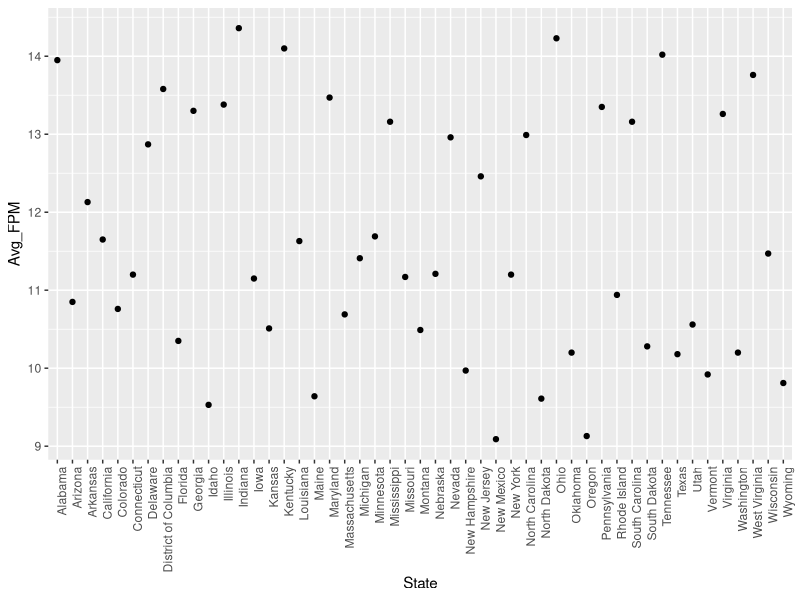
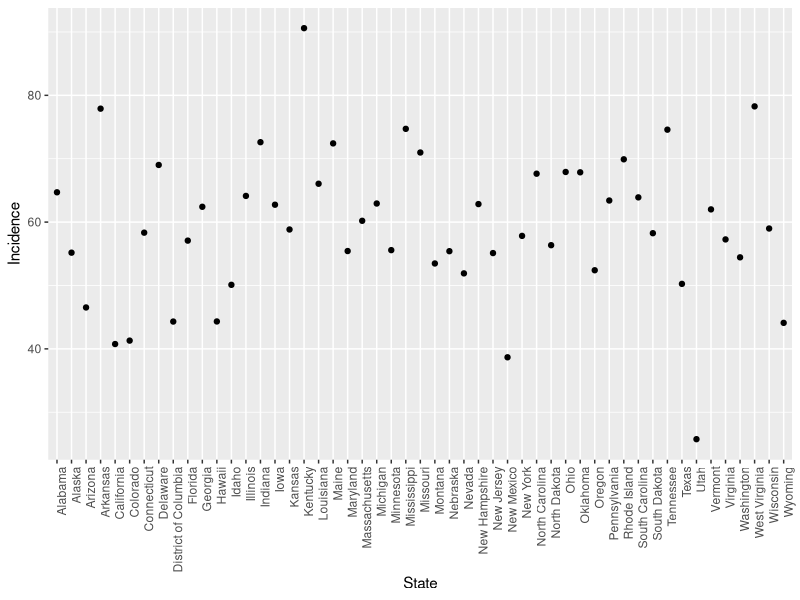
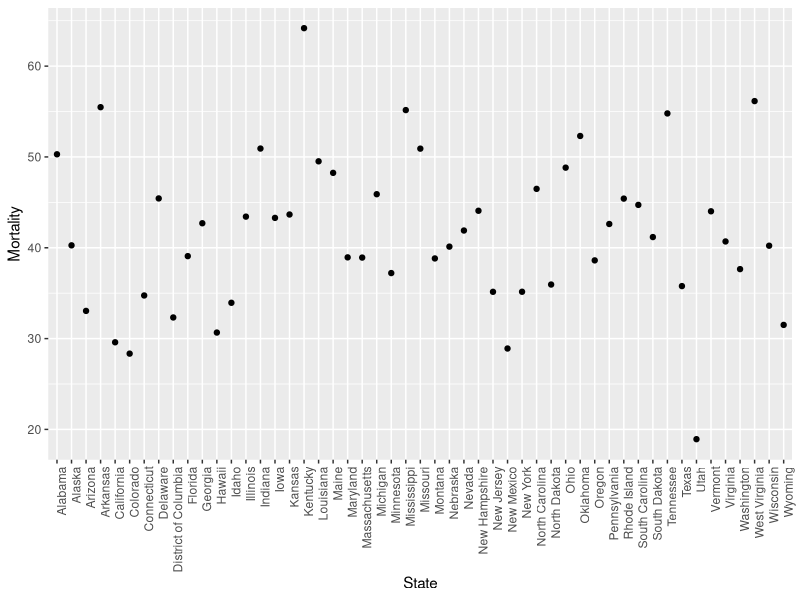
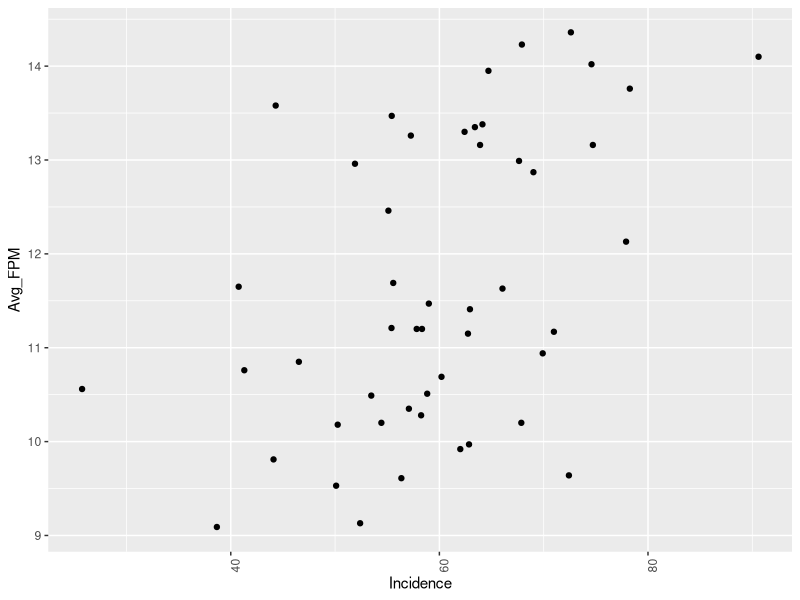
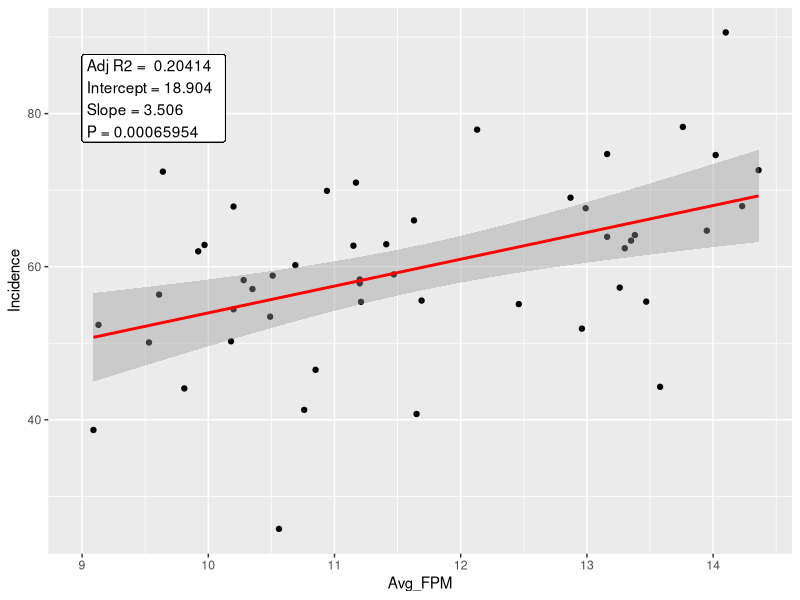
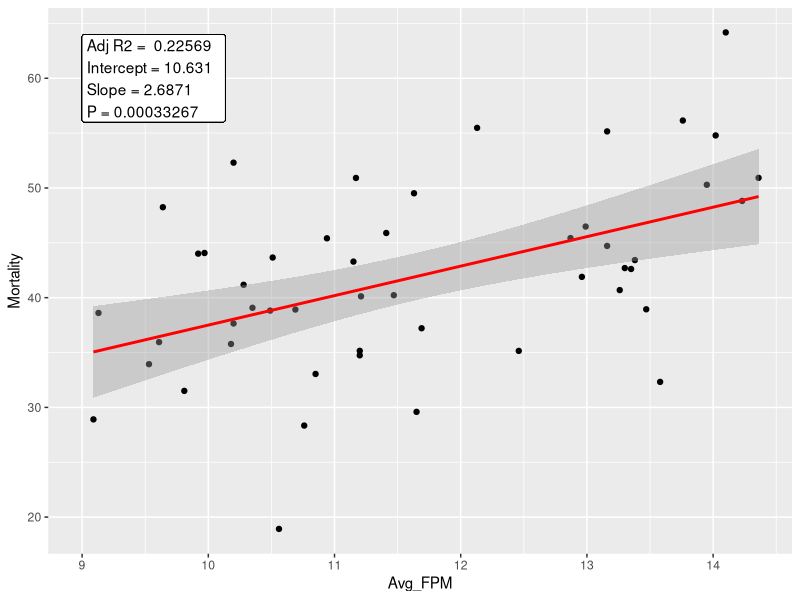

Generate these figures, in order, with R:
#R script used for the Case Med Lung Cancer Example

#this is the command to change the working directory
setwd("/Users/ellenkendall//LungCancerExample")

#IF YOU USE WINDOWS
#setwd("C:/Users/ellenkendall/LungCancerExample")

library(ggplot2)
library(dplyr)

#read in data for fine particulate matter (air pollution)
fpm <- read.csv("fpm.csv", stringsAsFactors = F)
head(fpm)

#rename columns
colnames(fpm) <- c("State", "StateCode", "Avg_FPM")

#select columns
fpmClean <- fpm %>% select(State, Avg_FPM)

#summary data
summary(fpmClean)

#mean fpm calculation
meanFPM <- mean(fpmClean$Avg_FPM)

#using filter() to select only states that have an Average FPM level larger than the mean FPM
aboveAvgFPM <- fpmClean %>% filter(Avg_FPM >= meanFPM)

#how many states are above avg?
length(aboveAvgFPM$State)

#what are the states that are above avg?
aboveAvgFPM$State

#plot info FPM by state
#geom_point is the type of graph
#theme helps rotate the labels on the x axis so they all can be seen

ggplot(fpmClean, aes(x=State, y=Avg_FPM)) +geom_point() +theme(axis.text.x = element_text(angle = 90, hjust = 1))

#read in data for lung cancer
lung <- read.csv("lung.csv", stringsAsFactors = F)
head(lung)

#I am going to clean the data renaming the columns
colnames(lung) <- c("Cancer", "CancerSite","State", "StateCode", "Mortality_Incidence_Ratio", "Mortality", "Incidence")

#Now selecting columns of interest
lungClean <- lung %>% select(State, Mortality_Incidence_Ratio, 
                             Mortality, Incidence)

#Get summary stats from the data
summary(lungClean)

#plot incidence and mortality by state
ggplot(lungClean, aes(x=State, y=Incidence)) +geom_point() +theme(axis.text.x = element_text(angle = 90, hjust = 1))
ggplot(lungClean, aes(x=State, y=Mortality)) +geom_point() +theme(axis.text.x = element_text(angle = 90, hjust = 1))

#combine data sets
allData <- merge.data.frame(lungClean, fpmClean, by="State", all = T)


#how levels of air pollution correlate to lung cancer incidence using ggplot2
ggplot(allData, aes(x=Incidence, y=Avg_FPM)) +geom_point() +theme(axis.text.x = element_text(angle = 90, hjust = 1))

#Notice the warning message: removed 2 rows containing missing values. Alaska and Hawaii do not have FPM information, so ggplot had to remove these rows.

#We want to know if the trend we see between air pollution and lung cancer incidence is statistically significant. We will use a simple regression model to test. We will fit the model with the lm() command, and then will graph the data, trend line, and key statistics.

incidenceFPMFit <- lm(Incidence ~ Avg_FPM, data = allData)

summary(incidenceFPMFit)

ggplot(incidenceFPMFit$model, aes_string(x = names(incidenceFPMFit$model)[2], y = names(incidenceFPMFit$model)[1])) + 
  geom_point() +
  stat_smooth(method = "lm", col = "red") +
  geom_label(aes(x = 9, y = 82), hjust = 0, 
             label = paste("Adj R2 = ",signif(summary(incidenceFPMFit)$adj.r.squared, 5),
                           "\nIntercept =",signif(incidenceFPMFit$coef[[1]],5 ),
                           " \nSlope =",signif(incidenceFPMFit$coef[[2]], 5),
                           " \nP =",signif(summary(incidenceFPMFit)$coef[2,4], 5)))

#repeat the above steps with mortality
mortalityFPMFit <- lm(Mortality ~ Avg_FPM, data = allData)

summary(mortalityFPMFit)

ggplot(mortalityFPMFit$model, aes_string(x = names(mortalityFPMFit$model)[2], y = names(mortalityFPMFit$model)[1])) + 
  geom_point() +
  stat_smooth(method = "lm", col = "red") +
  geom_label(aes(x = 9, y = 60), hjust = 0, 
             label = paste("Adj R2 = ",signif(summary(mortalityFPMFit)$adj.r.squared, 5),
                           "\nIntercept =",signif(mortalityFPMFit$coef[[1]],5 ),
                           " \nSlope =",signif(mortalityFPMFit$coef[[2]], 5),
                           " \nP =",signif(summary(mortalityFPMFit)$coef[2,4], 5)))

